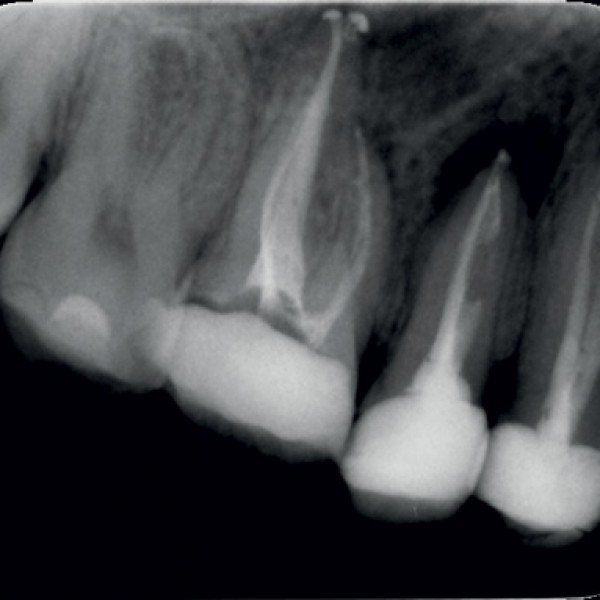
#> input picture lab5/teeth.jpg, 600 x 600 px
$ python zad4.py
#> lines starting #> are read from the running program, lines starting #| are printed output that depends on the picture; after the words box and inside, x2 and y2 are one past the last pixel; in counts of white or black regions, pixels touching at a corner belong together
import skimage.morphology as morph
from skimage import io
import matplotlib.pyplot as plt
import numpy as np
from skimage.color import rgb2gray as czary_mary_op_jest_szary
import skimage.filters
import cv2 as cv
from skimage.util import invert

teeth_img = cv.imread('teeth.jpg', 0)
#> teeth_img: shape (600, 600); min 0, max 247, mean 71.7
grey = teeth_img.copy()
threshed_teeth = cv.threshold(grey, 140, 170, cv.THRESH_BINARY_INV)[1]
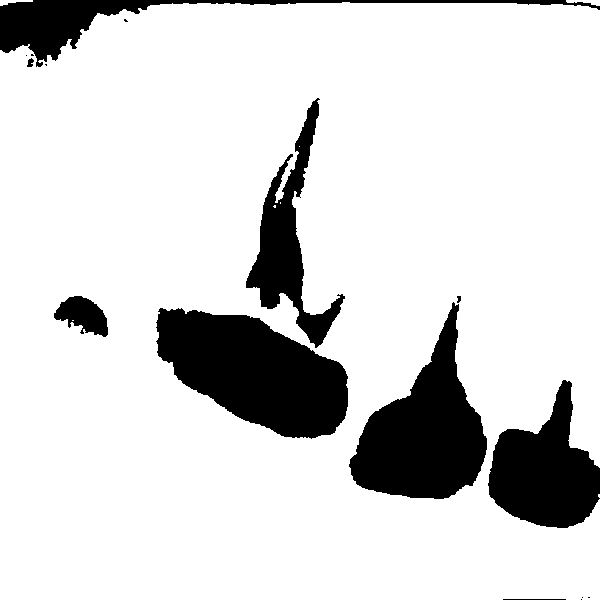
#> threshed_teeth: shape (600, 600); values 0 (black) and 170 (white), 84.8% white; 16 black regions (7 under 20 px), largest, box (x1, y1, x2, y2) and area: (156, 308, 348, 439) 16126, (349, 302, 487, 499) 13719, (488, 380, 600, 528) 9675

eroded = morph.binary_erosion(threshed_teeth)
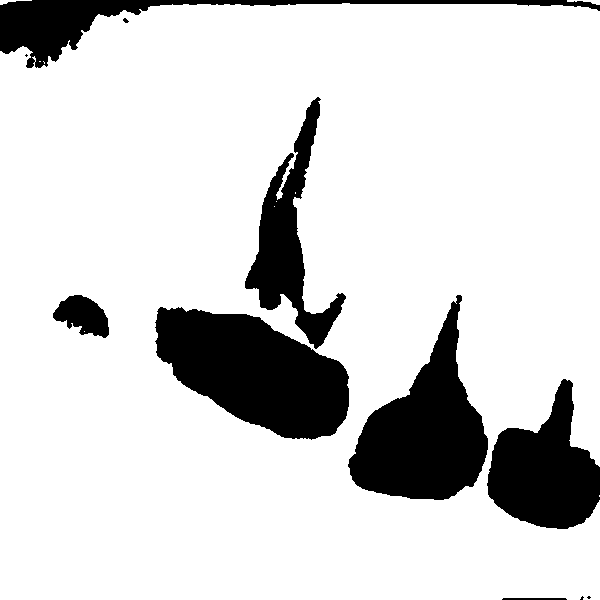
#> eroded: shape (600, 600) bool; 83.9% white; 11 black regions (4 under 20 px), largest, box (x1, y1, x2, y2) and area: (155, 307, 349, 440) 16635, (348, 295, 488, 500) 14284, (487, 379, 600, 529) 10071

for i in range(5):
    eroded = morph.binary_dilation(eroded, morph.disk(3 + i))
#> this loop made 5 passes
#> pass 1, `eroded = morph.binary_dilation(eroded, morph.disk(3 + i))`:
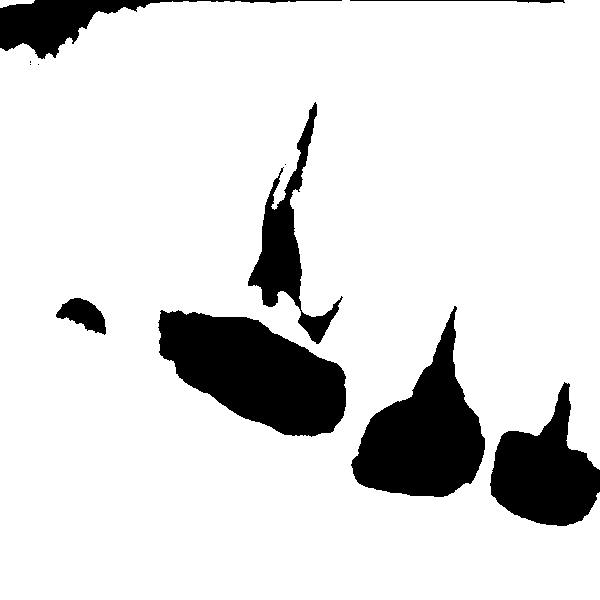
#> eroded: shape (600, 600) bool; 86.6% white; 11 black regions (4 under 20 px), largest, box (x1, y1, x2, y2) and area: (158, 310, 346, 437) 15110, (351, 306, 485, 497) 12661, (490, 382, 600, 526) 8864
#> pass 2, `eroded = morph.binary_dilation(eroded, morph.disk(3 + i))`:
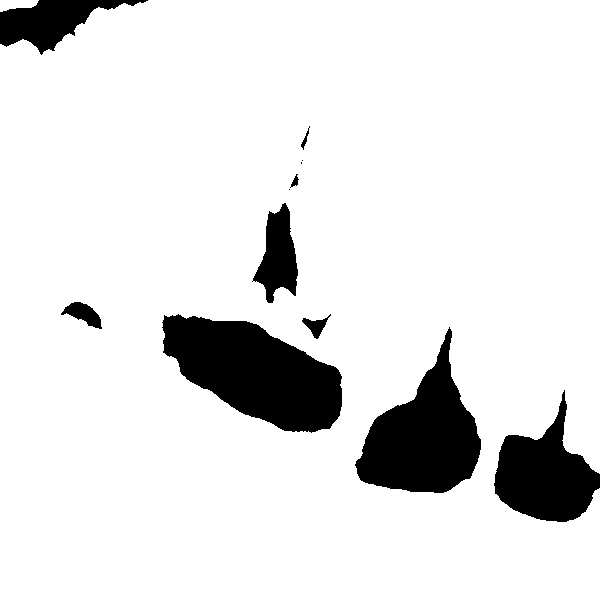
#> eroded: shape (600, 600) bool; 89.3% white; 12 black regions (3 under 20 px), largest, box (x1, y1, x2, y2) and area: (162, 314, 342, 433) 13203, (355, 327, 481, 493) 10734, (494, 390, 600, 522) 7337
#> pass 3, `eroded = morph.binary_dilation(eroded, morph.disk(3 + i))`:
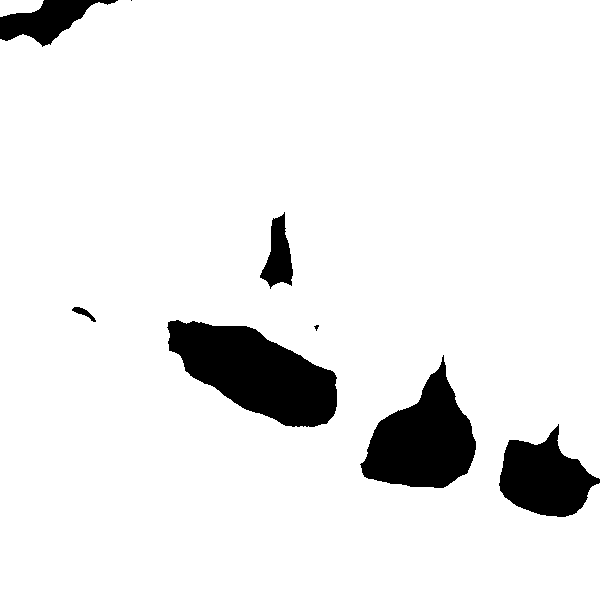
#> eroded: shape (600, 600) bool; 91.9% white; 8 black regions (2 under 20 px), largest, box (x1, y1, x2, y2) and area: (167, 320, 337, 427) 10874, (360, 355, 476, 488) 8536, (499, 424, 600, 517) 5562, (0, 0, 118, 47) 2550, (260, 212, 293, 289) 1393, (72, 307, 96, 322) 127
#> after the loop:
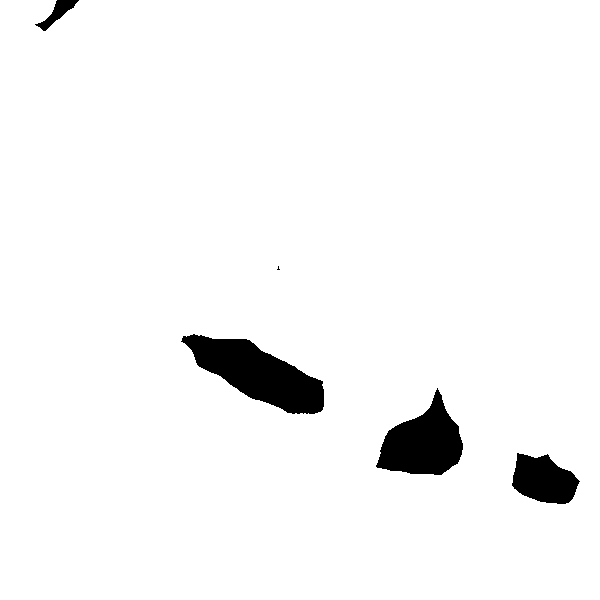
#> eroded: shape (600, 600) bool; 96.4% white; 5 black regions (1 under 20 px), largest, box (x1, y1, x2, y2) and area: (181, 334, 324, 414) 5774, (376, 388, 463, 475) 4354, (512, 453, 580, 504) 2402, (35, 0, 79, 31) 450
eroded = invert(eroded)
plt.imshow(eroded, cmap='gray')
plt.show()
